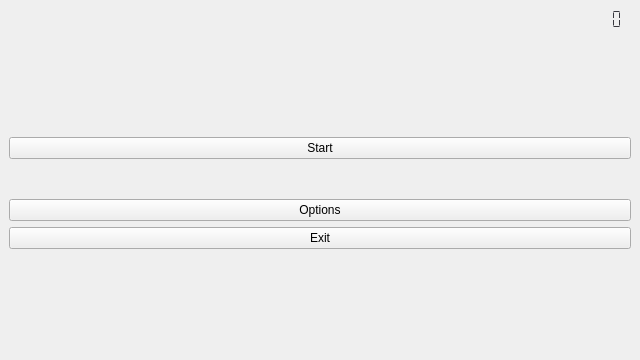
<?xml version="1.0" encoding="UTF-8"?>
<ui version="4.0">
 <class>MainWindow</class>
 <widget class="QMainWindow" name="MainWindow">
  <property name="geometry">
   <rect>
    <x>0</x>
    <y>0</y>
    <width>640</width>
    <height>360</height>
   </rect>
  </property>
  <property name="sizePolicy">
   <sizepolicy hsizetype="Expanding" vsizetype="Expanding">
    <horstretch>0</horstretch>
    <verstretch>0</verstretch>
   </sizepolicy>
  </property>
  <property name="minimumSize">
   <size>
    <width>640</width>
    <height>360</height>
   </size>
  </property>
  <property name="maximumSize">
   <size>
    <width>1920</width>
    <height>1080</height>
   </size>
  </property>
  <property name="sizeIncrement">
   <size>
    <width>1</width>
    <height>1</height>
   </size>
  </property>
  <property name="baseSize">
   <size>
    <width>640</width>
    <height>360</height>
   </size>
  </property>
  <property name="windowTitle">
   <string>Babyfoot</string>
  </property>
  <widget class="QWidget" name="centralwidget">
   <layout class="QVBoxLayout" name="verticalLayout_2">
    <item>
     <layout class="QHBoxLayout" name="horizontalLayout">
      <item>
       <spacer name="horizontalSpacer">
        <property name="orientation">
         <enum>Qt::Horizontal</enum>
        </property>
        <property name="sizeHint" stdset="0">
         <size>
          <width>40</width>
          <height>20</height>
         </size>
        </property>
       </spacer>
      </item>
      <item>
       <widget class="QLCDNumber" name="lcdNumber">
        <property name="sizePolicy">
         <sizepolicy hsizetype="Preferred" vsizetype="Preferred">
          <horstretch>0</horstretch>
          <verstretch>0</verstretch>
         </sizepolicy>
        </property>
        <property name="styleSheet">
         <string notr="true">QLCDNumber{
	color: rgb(56, 56, 63);
}</string>
        </property>
        <property name="frameShape">
         <enum>QFrame::NoFrame</enum>
        </property>
        <property name="numDigits">
         <number>8</number>
        </property>
        <property name="segmentStyle">
         <enum>QLCDNumber::Flat</enum>
        </property>
       </widget>
      </item>
     </layout>
    </item>
    <item>
     <spacer name="verticalSpacer">
      <property name="orientation">
       <enum>Qt::Vertical</enum>
      </property>
      <property name="sizeHint" stdset="0">
       <size>
        <width>20</width>
        <height>40</height>
       </size>
      </property>
     </spacer>
    </item>
    <item>
     <spacer name="verticalSpacer_6">
      <property name="orientation">
       <enum>Qt::Vertical</enum>
      </property>
      <property name="sizeHint" stdset="0">
       <size>
        <width>20</width>
        <height>40</height>
       </size>
      </property>
     </spacer>
    </item>
    <item>
     <spacer name="verticalSpacer_5">
      <property name="orientation">
       <enum>Qt::Vertical</enum>
      </property>
      <property name="sizeHint" stdset="0">
       <size>
        <width>20</width>
        <height>40</height>
       </size>
      </property>
     </spacer>
    </item>
    <item>
     <widget class="QPushButton" name="btnStart">
      <property name="text">
       <string>Start</string>
      </property>
     </widget>
    </item>
    <item>
     <spacer name="verticalSpacer_3">
      <property name="orientation">
       <enum>Qt::Vertical</enum>
      </property>
      <property name="sizeHint" stdset="0">
       <size>
        <width>20</width>
        <height>40</height>
       </size>
      </property>
     </spacer>
    </item>
    <item>
     <widget class="QPushButton" name="btnOptions">
      <property name="text">
       <string>Options</string>
      </property>
     </widget>
    </item>
    <item>
     <widget class="QPushButton" name="btnExit">
      <property name="text">
       <string>Exit</string>
      </property>
     </widget>
    </item>
    <item>
     <spacer name="verticalSpacer_2">
      <property name="orientation">
       <enum>Qt::Vertical</enum>
      </property>
      <property name="sizeHint" stdset="0">
       <size>
        <width>20</width>
        <height>40</height>
       </size>
      </property>
     </spacer>
    </item>
    <item>
     <spacer name="verticalSpacer_7">
      <property name="orientation">
       <enum>Qt::Vertical</enum>
      </property>
      <property name="sizeHint" stdset="0">
       <size>
        <width>20</width>
        <height>40</height>
       </size>
      </property>
     </spacer>
    </item>
    <item>
     <spacer name="verticalSpacer_4">
      <property name="orientation">
       <enum>Qt::Vertical</enum>
      </property>
      <property name="sizeHint" stdset="0">
       <size>
        <width>20</width>
        <height>40</height>
       </size>
      </property>
     </spacer>
    </item>
   </layout>
  </widget>
 </widget>
 <resources/>
 <connections/>
</ui>
